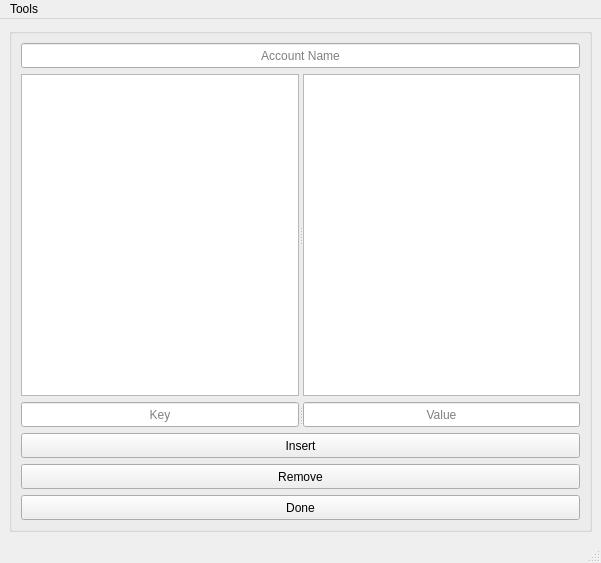
<?xml version="1.0" encoding="UTF-8"?>
<ui version="4.0">
 <class>NewAccountDialogue</class>
 <widget class="QMainWindow" name="NewAccountDialogue">
  <property name="geometry">
   <rect>
    <x>0</x>
    <y>0</y>
    <width>601</width>
    <height>563</height>
   </rect>
  </property>
  <property name="windowTitle">
   <string>MainWindow</string>
  </property>
  <property name="tabShape">
   <enum>QTabWidget::Rounded</enum>
  </property>
  <widget class="QWidget" name="centralwidget">
   <layout class="QVBoxLayout" name="verticalLayout">
    <item>
     <widget class="QGroupBox" name="group_View">
      <property name="title">
       <string/>
      </property>
      <layout class="QVBoxLayout" name="verticalLayout_2" stretch="2,2,0,0,0,0">
       <item>
        <widget class="QLineEdit" name="lineEdit_AccountName">
         <property name="minimumSize">
          <size>
           <width>0</width>
           <height>25</height>
          </size>
         </property>
         <property name="text">
          <string/>
         </property>
         <property name="alignment">
          <set>Qt::AlignCenter</set>
         </property>
         <property name="placeholderText">
          <string>Account Name</string>
         </property>
        </widget>
       </item>
       <item>
        <widget class="QSplitter" name="splitter_listWidgets">
         <property name="orientation">
          <enum>Qt::Horizontal</enum>
         </property>
         <widget class="QListWidget" name="listWidget_Keys">
          <property name="selectionMode">
           <enum>QAbstractItemView::MultiSelection</enum>
          </property>
         </widget>
         <widget class="QListWidget" name="listWidget_Values">
          <property name="editTriggers">
           <set>QAbstractItemView::NoEditTriggers</set>
          </property>
          <property name="selectionMode">
           <enum>QAbstractItemView::SingleSelection</enum>
          </property>
         </widget>
        </widget>
       </item>
       <item>
        <widget class="QSplitter" name="splitter_KeyValue">
         <property name="orientation">
          <enum>Qt::Horizontal</enum>
         </property>
         <widget class="QLineEdit" name="lineEdit_Key">
          <property name="minimumSize">
           <size>
            <width>0</width>
            <height>25</height>
           </size>
          </property>
          <property name="alignment">
           <set>Qt::AlignCenter</set>
          </property>
          <property name="placeholderText">
           <string>Key</string>
          </property>
         </widget>
         <widget class="QLineEdit" name="lineEdit_Value">
          <property name="minimumSize">
           <size>
            <width>0</width>
            <height>25</height>
           </size>
          </property>
          <property name="alignment">
           <set>Qt::AlignCenter</set>
          </property>
          <property name="placeholderText">
           <string>Value</string>
          </property>
         </widget>
        </widget>
       </item>
       <item>
        <widget class="QPushButton" name="pushButton_Insert">
         <property name="minimumSize">
          <size>
           <width>0</width>
           <height>25</height>
          </size>
         </property>
         <property name="text">
          <string>Insert</string>
         </property>
        </widget>
       </item>
       <item>
        <widget class="QPushButton" name="pushButton_Remove">
         <property name="minimumSize">
          <size>
           <width>0</width>
           <height>25</height>
          </size>
         </property>
         <property name="text">
          <string>Remove</string>
         </property>
        </widget>
       </item>
       <item>
        <widget class="QPushButton" name="pushButton_Done">
         <property name="minimumSize">
          <size>
           <width>0</width>
           <height>25</height>
          </size>
         </property>
         <property name="text">
          <string>Done</string>
         </property>
        </widget>
       </item>
      </layout>
     </widget>
    </item>
   </layout>
  </widget>
  <widget class="QMenuBar" name="menubar">
   <property name="enabled">
    <bool>true</bool>
   </property>
   <property name="geometry">
    <rect>
     <x>0</x>
     <y>0</y>
     <width>601</width>
     <height>20</height>
    </rect>
   </property>
   <property name="mouseTracking">
    <bool>false</bool>
   </property>
   <property name="focusPolicy">
    <enum>Qt::ClickFocus</enum>
   </property>
   <property name="contextMenuPolicy">
    <enum>Qt::ActionsContextMenu</enum>
   </property>
   <property name="acceptDrops">
    <bool>false</bool>
   </property>
   <property name="defaultUp">
    <bool>false</bool>
   </property>
   <property name="nativeMenuBar">
    <bool>false</bool>
   </property>
   <widget class="QMenu" name="menuTools">
    <property name="title">
     <string>Tools</string>
    </property>
    <addaction name="action_Generator"/>
    <addaction name="action_AES"/>
    <addaction name="action_Encoder"/>
    <addaction name="action_Hasher"/>
   </widget>
   <addaction name="menuTools"/>
  </widget>
  <widget class="QStatusBar" name="statusbar"/>
  <action name="actionSave_New_Entry">
   <property name="text">
    <string>Save</string>
   </property>
  </action>
  <action name="actionCancel">
   <property name="text">
    <string>Discard</string>
   </property>
  </action>
  <action name="action_Generator">
   <property name="text">
    <string>Password Generator</string>
   </property>
  </action>
  <action name="action_AES">
   <property name="text">
    <string>AES Encryption</string>
   </property>
  </action>
  <action name="action_Encoder">
   <property name="text">
    <string>Base Encoder</string>
   </property>
  </action>
  <action name="action_Hasher">
   <property name="text">
    <string>Data Hasher</string>
   </property>
  </action>
 </widget>
 <resources/>
 <connections/>
</ui>
